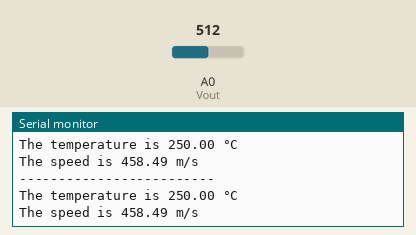
This sketch was run on a simulated Arduino Uno, built with avr-gcc and run on an emulated ATmega328P. On the bench: the last lines printed to the serial monitor. Inputs (shaded band) come from the test bench; at power-on: A0 (Vout) = 512.

Above: at 5.8 s.
5.9 s: A0 (Vout) set to 716
At 11.4 s:
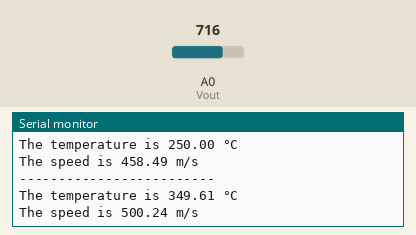
11.9 s: A0 (Vout) set to 900
At 15.9 s:
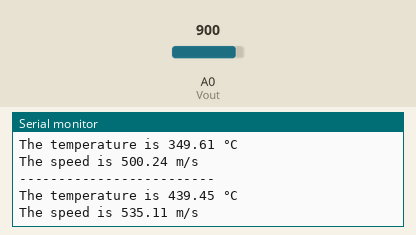
Timing chart, 0 to 17.4 s (numbered marks = the images above; inputs shaded):
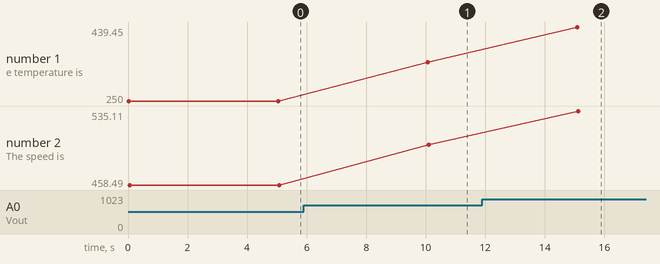

Measured:
- after the input at 5.9 s, the serial monitor: prints a new line after 4.2 s (image 1)
- after the input at 11.9 s, the serial monitor: prints a new line after 3.2 s (image 2)
- plotted number 1: 250 → 349.61 after the input at 5.9 s, 349.61 → 439.45 after the input at 11.9 s
- plotted number 2: 458.49 → 500.24 after the input at 5.9 s, 500.24 → 535.11 after the input at 11.9 s

The sketch:

temperature_sensor.ino
```cpp
// TEMPERATURE SENSOR TEST PROGRAM
// author : Jonathan Foucher

// pin init
float Vout = A0;

void setup() {
    // setup the serial port speed at 9600 bits per second
    Serial.begin(9600);

    // setup pin as ANALOG/DIGITAL and INPUT/OUTPUT
    pinMode(Vout, INPUT);
}

void loop() {
    // init variables
    float temperature = 0.00, soundSpeed = 0.00;

    // calculation of the temperature in Celsius and the ultrasound speed for that temperature in meters per second
    temperature = (5.00 * analogRead(Vout) * 100.00) / 1024.00;
    soundSpeed = 331.30 * sqrt((1.00 + (temperature / 273.15)));

    // display the result for temperature
    Serial.println("-------------------------");
    Serial.print("The temperature is ");
    Serial.print(temperature);
    Serial.println(" °C");

    // display the result for speed
    Serial.print("The speed is ");
    Serial.print(soundSpeed);
    Serial.println(" m/s");

    // wait 5 seconds
    delay(5000);
}
```
